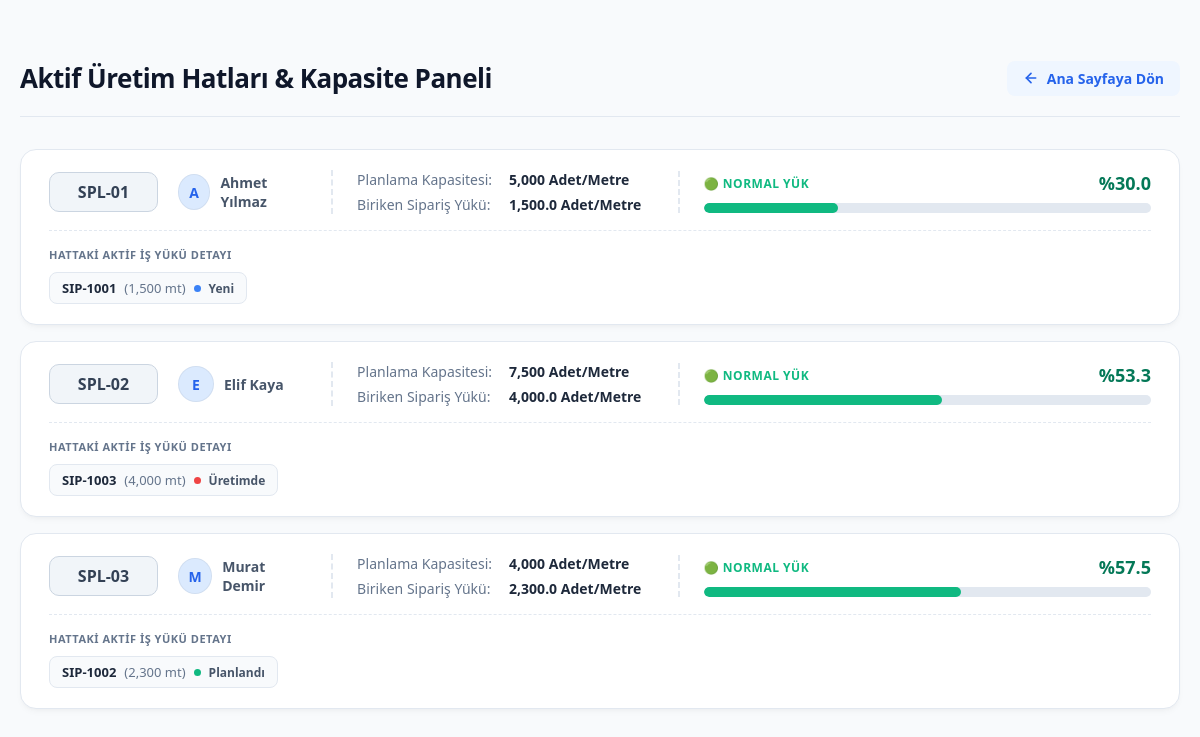
Screenshot of /lines with the database file from the repository.
### app/models.py (models this page shows)
class ProductionLine(Base):
    __tablename__ = "production_lines"
    id: Mapped[int] = mapped_column(
        primary_key=True,
        index=True,
    )
    line_name: Mapped[str] = mapped_column(
        String(50),
        nullable=False,
    )
    capacity: Mapped[int | None] = mapped_column(
        nullable=True,
    )
    operator_name: Mapped[str | None] = mapped_column(
        String(100),
        nullable=True,
    )

class Order(Base):
    __tablename__ = "orders"
    id: Mapped[int] = mapped_column(
        primary_key=True,
        index=True,
    )
    order_no: Mapped[str] = mapped_column(
        String(50),
        unique=False,
        nullable=False,
        index=True,
    )
    item_no: Mapped[str] = mapped_column(
        String(50),
        nullable=False,
        index=True,
    )
    customer_name: Mapped[str] = mapped_column(
        String(150),
        nullable=False,
    )
    product_id: Mapped[int | None] = mapped_column(
        ForeignKey("products.id"),
        nullable=True,
    )
    quantity: Mapped[float | None] = mapped_column(
        Float,
        nullable=True,
    )
    width: Mapped[float | None] = mapped_column(
        Float,
        nullable=True,
    )
    grammage: Mapped[float | None] = mapped_column(
        Float,
        nullable=True,
    )
    market_type: Mapped[str] = mapped_column(
        String(50),
        default="Yurtiçi",
        nullable=False,
    )
    sales_rep: Mapped[str | None] = mapped_column(
        String(100),
        nullable=True,
    )
    unit_price: Mapped[float] = mapped_column(
        Float,
        default=0.0,
        nullable=False,
    )
    currency: Mapped[str] = mapped_column(
        String(20),
        default="TRY",
        nullable=False,
    )
    production_line: Mapped[str | None] = mapped_column(
        String(50),
        nullable=True,
    )
    priority: Mapped[str] = mapped_column(
        String(50),
        default="Orta",
        nullable=False,
    )
    status: Mapped[str] = mapped_column(
        String(50),
        default="Yeni",
        nullable=False,
    )
    estimated_delivery_date: Mapped[date | None] = mapped_column(
        Date,
        nullable=True,
    )
    actual_delivery_date: Mapped[date | None] = mapped_column(
        Date,
        nullable=True,
    )
    completion_date: Mapped[date | None] = mapped_column(
        Date,
        nullable=True,
    )
    product = relationship("Product", back_populates="orders")

### app/main.py (the view)
@app.get(
    "/lines",
    response_class=HTMLResponse,
)
def get_production_lines(request: Request):
    db = SessionLocal()
    try:
        lines = db.query(models.ProductionLine).all()
        for line in lines:
            active_load = (
                db.query(func.sum(models.Order.quantity))
                .filter(
                    models.Order.production_line == line.line_name,
                    models.Order.status.in_(
                        ["Yeni", "Planlandı", "Üretimde"]
                    )
                )
                .scalar()
            )
            active_load = active_load or 0
            if line.capacity and line.capacity > 0:
                occupancy_rate = (
                    active_load / line.capacity
                ) * 100
            else:
                occupancy_rate = 0
            line.active_load = active_load
            line.occupancy_rate = round(occupancy_rate, 1)
            active_orders = db.query(models.Order).filter(
                models.Order.production_line == line.line_name,
                models.Order.status.in_(["Yeni", "Planlandı", "Üretimde"])
            ).all()
            line.active_orders = active_orders
    finally:
        db.close()
    return templates.TemplateResponse(
        request=request,
        name="lines.html",
        context={
            "title": "Üretim Hatları - Üretim Asistanım",
            "lines": lines,
        },
    )

### app/templates/lines.html (shortened to what this page needs)
<!DOCTYPE html>
<html lang="tr">
<head>
</head>
<body>
    <div class="container">
        <div class="header">
            <h1>Aktif Üretim Hatları & Kapasite Paneli</h1>
            <a href="/" class="btn-back">
                <svg width="16" height="16" viewBox="0 0 24 24" fill="none" stroke="currentColor" stroke-width="2.5" stroke-linecap="round" stroke-linejoin="round">
                    <line x1="19" y1="12" x2="5" y2="12"></line>
                    <polyline points="12 19 5 12 12 5"></polyline>
                </svg>
                Ana Sayfaya Dön
            </a>
        </div>
        <div class="lines-grid">
            {% if lines %}
                {% for line in lines %}
                    {% set color_class = "bg-green" %}
                    {% if line.occupancy_rate > 90 %}
                        {% set color_class = "bg-red" %}
                    {% elif line.occupancy_rate >= 75 %}
                        {% set color_class = "bg-orange" %}
                    {% endif %}
                    <div class="line-card">
                        <div class="line-card-main">
                            <div class="card-section section-operator">
                                <span class="line-badge">{{ line.line_name }}</span>
                                <div class="operator-info">
                                    <div class="avatar" style="background-color: {% if color_class == 'bg-red' %}#fee2e2{% elif color_class == 'bg-orange' %}#fef3c7{% else %}#dbeafe{% endif %}; color: {% if color_class == 'bg-red' %}#ef4444{% elif color_class == 'bg-orange' %}#d97706{% else %}#2563eb{% endif %};">
                                        {{ line.operator_name[0] if line.operator_name else '?' }}
                                    </div>
                                    <span class="operator-name">{{ line.operator_name or 'Atama Yapılmadı' }}</span>
                                </div>
                            </div>
                            <div class="card-section section-info">
                                <div class="info-row">
                                    <span class="info-label">Planlama Kapasitesi:</span>
                                    <span class="info-value">{{ "{:,}".format(line.capacity) if line.capacity else '-' }} Adet/Metre</span>
                                </div>
                                <div class="info-row">
                                    <span class="info-label">Biriken Sipariş Yükü:</span>
                                    <span class="info-value">{{ "{:,.1f}".format(line.active_load) }} Adet/Metre</span>
                                </div>
                            </div>
                            <div class="card-section section-progress">
                                <div class="progress-title-row">
                                    <span class="progress-label" style="color: {% if color_class == 'bg-red' %}#ef4444{% elif color_class == 'bg-orange' %}#d97706{% else %}#10b981{% endif %};">
                                        {% if color_class == 'bg-red' %}🔴 AŞIRI YÜKLÜ
                                        {% elif color_class == 'bg-orange' %}🟡 YOĞUN YÜKLÜ
                                        {% else %}🟢 NORMAL YÜK
                                        {% endif %}
                                    </span>
                                    <span class="progress-percent" style="color: {% if color_class == 'bg-red' %}#b91c1c{% elif color_class == 'bg-orange' %}#b45309{% else %}#047857{% endif %};">
                                        %{{ line.occupancy_rate }}
                                    </span>
                                </div>
                                <div class="progress-container">
                                    <div class="progress-bar {{ color_class }}" style="width: {{ [line.occupancy_rate, 100] | min }}%;"></div>
                                </div>
                            </div>
                        </div>
                        <div style="margin-top: 16px; border-top: 1px dashed #e2e8f0; padding-top: 16px; width: 100%;">
                            <div style="font-size: 11px; font-weight: 800; color: #64748b; letter-spacing: 0.5px; text-transform: uppercase; margin-bottom: 10px;">
                                Hattaki Aktif İş Yükü Detayı
                            </div>
                            {% if line.active_orders %}
                                <div style="display: flex; flex-wrap: wrap; gap: 10px;">
                                    {% for o in line.active_orders %}
                                        {% set dot_color = "#3b82f6" %}
                                        {% if o.status == 'Planlandı' %}
                                            {% set dot_color = "#10b981" %}
                                        {% elif o.status == 'Üretimde' %}
                                            {% set dot_color = "#ef4444" %}
                                        {% endif %}
                                        <div style="background-color: #f8fafc; border: 1px solid #e2e8f0; padding: 6px 12px; border-radius: 8px; font-size: 13px; display: inline-flex; align-items: center; gap: 8px; color: #334155;">
                                            <span style="font-weight: 700; color: #1e293b;">{{ o.order_no }}</span>
                                            <span style="color: #64748b;">({{ "{:,.0f}".format(o.quantity) }} mt)</span>
                                            <span style="width: 7px; height: 7px; border-radius: 50%; background-color: {{ dot_color }}; display: inline-block;"></span>
                                            <span style="font-weight: 600; font-size: 12px; color: #475569;">{{ o.status }}</span>
                                        </div>
                                    {% endfor %}
                                </div>
                            {% else %}
                                <div style="font-size: 13px; color: #94a3b8; font-style: italic;">
                                    Hatta atanmış aktif sipariş bulunmamaktadır.
                                </div>
                            {% endif %}
                        </div>
                    </div>
                {% endfor %}
            {% else %}
                <div style="text-align: center; color: #94a3b8; padding: 40px; background: white; border-radius: 16px; border: 1px solid #e2e8f0;">
                    Kayıtlı üretim hattı bulunamadı.
                </div>
            {% endif %}
        </div>
    </div>
</body>
</html>

### app/templates/lines.html (style rules this page uses)
body { margin: 0; font-family: 'Segoe UI', Roboto, Helvetica, Arial, sans-serif; background: #f8fafc; color: #0f172a; }
.container { max-width: 1200px; margin: 40px auto; padding: 20px; }
.header { display: flex; justify-content: space-between; align-items: center; margin-bottom: 32px; border-bottom: 1px solid #e2e8f0; padding-bottom: 20px; }
h1 { margin: 0; color: #0f172a; font-size: 26px; font-weight: 800; letter-spacing: -0.5px; }
.btn-back { display: inline-flex; align-items: center; text-decoration: none; color: #2563eb; font-weight: 600; font-size: 14px; padding: 8px 16px; border-radius: 8px; background: #eff6ff; transition: all 0.2s ease; }
.btn-back svg { margin-right: 8px; }
.lines-grid { display: flex; flex-direction: column; gap: 16px; }
.line-card { background: white; border: 1px solid #e2e8f0; border-radius: 16px; padding: 20px 28px; box-shadow: 0 4px 6px -1px rgb(0 0 0 / 0.03), 0 2px 4px -2px rgb(0 0 0 / 0.03); transition: all 0.25s cubic-bezier(0.4, 0, 0.2, 1); display: flex; flex-direction: column; }
.line-card-main { display: grid; grid-template-columns: 1.2fr 1.5fr 2.2fr; align-items: center; gap: 24px; width: 100%; }
.section-operator { display: flex; align-items: center; gap: 20px; }
.line-badge { background: #f1f5f9; color: #334155; padding: 8px 16px; border-radius: 10px; font-weight: 800; font-size: 16px; border: 1px solid #cbd5e1; min-width: 75px; text-align: center; }
.operator-info { display: flex; align-items: center; gap: 10px; }
.avatar { width: 34px; height: 34px; border-radius: 50%; display: flex; align-items: center; justify-content: center; font-weight: 700; font-size: 14px; border: 1px solid rgba(0,0,0,0.05); }
.operator-name { font-size: 14px; color: #475569; font-weight: 600; }
.section-info { display: flex; flex-direction: column; gap: 6px; border-left: 2px dashed #e2e8f0; padding-left: 24px; }
.info-row { display: flex; gap: 12px; font-size: 14px; color: #64748b; }
.info-label { min-width: 140px; }
.info-value { font-weight: 700; color: #1e293b; }
.section-progress { display: flex; flex-direction: column; gap: 8px; border-left: 2px dashed #e2e8f0; padding-left: 24px; }
.progress-title-row { display: flex; justify-content: space-between; align-items: center; }
.progress-label { font-size: 12px; font-weight: 800; letter-spacing: 0.5px; }
.progress-percent { font-size: 18px; font-weight: 800; }
.progress-container { width: 100%; height: 10px; background: #e2e8f0; border-radius: 9999px; overflow: hidden; }
.progress-bar { height: 100%; border-radius: 9999px; transition: width 0.8s cubic-bezier(0.4, 0, 0.2, 1); }
.bg-green { background-color: #10b981; }

### rows the page displays
ProductionLine: line_name "SPL-01", operator_name "A", operator_name "Ahmet Yılmaz", capacity "5,000", active_load "1,500.0", occupancy_rate "30.0"
Order: order_no "SIP-1001", quantity "1,500", status "Yeni"
ProductionLine: line_name "SPL-02", operator_name "E", operator_name "Elif Kaya", capacity "7,500", active_load "4,000.0", occupancy_rate "53.3"
Order: order_no "SIP-1003", quantity "4,000", status "Üretimde"
ProductionLine: line_name "SPL-03", operator_name "M", operator_name "Murat Demir", capacity "4,000", active_load "2,300.0", occupancy_rate "57.5"
Order: order_no "SIP-1002", quantity "2,300", status "Planlandı"
